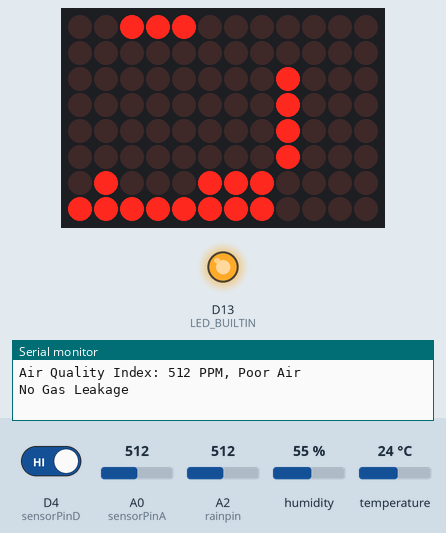
Recording of a sketch running on a simulated Arduino Uno R4 WiFi. Parts: 12×8 LED matrix, output pins drawn as LEDs (lit = HIGH), the last lines printed to the serial monitor. The test bench sets the inputs (shaded band); at power-on: A0 (sensorPinA) = 512, D4 (sensorPinD) HIGH, A2 (rainpin) = 512, humidity 55 %, temperature 24 °C.

Above: at 1.36 s.
1.4 s: A0 (sensorPinA) set to 419
4.7 s: A0 (sensorPinA) set to 382
At 5.4 s:
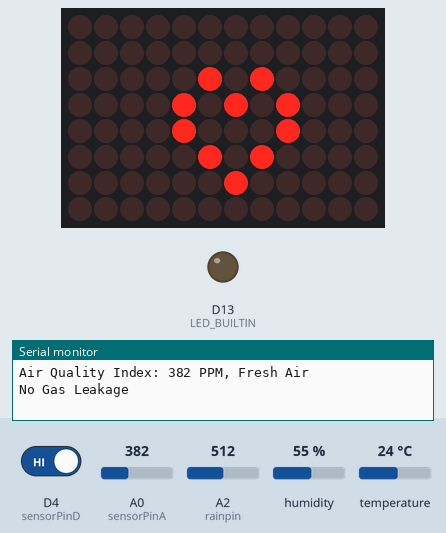
11.6 s: A0 (sensorPinA) set to 410
At 13.0 s:
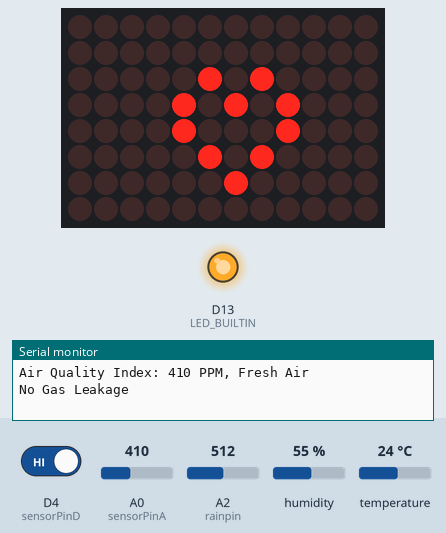
14.9 s: A0 (sensorPinA) set to 390
At 16.3 s:
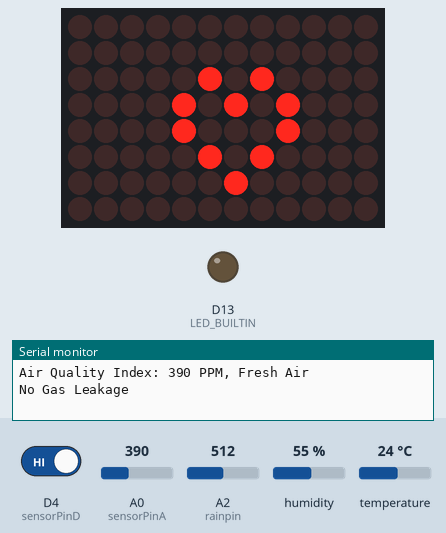
Timing chart, 0 to 17.9 s (numbered marks = the images above; inputs shaded):
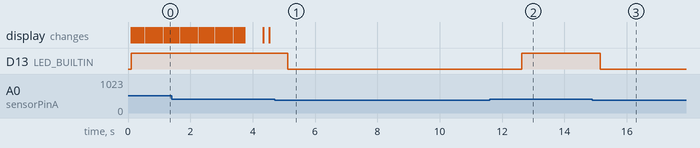

Measured:
- the behaviour switches between 401 and 400 on A0 (sensorPinA) (found by bisection; images 0 and 1)
- after the input at 4.7 s, D13 (LED_BUILTIN): HIGH → LOW after 0.42 s
- after the input at 11.6 s, D13 (LED_BUILTIN): LOW → HIGH after 1.0 s
- after the input at 14.9 s, D13 (LED_BUILTIN): HIGH → LOW after 0.24 s

The sketch:

Weather_Station.ino
```cpp
#include <Wire.h>
#include "Arduino_LED_Matrix.h"
#include <stdint.h>
#include "DHT.h"
#define DHTTYPE DHT22

unsigned long delayTime = 2500;


int DHTPin = 2;
int sensorPinA=A0;
int sensorPinD=4;
int sensorDataD;
int sensorDataA;
int rainpin=A2;
DHT dht(DHTPin, DHTTYPE);
int rain;
float Humidity;
float Temperature;
float Temp_Fahrenheit;

ArduinoLEDMatrix matrix;

const uint32_t frames[][4] = {
  {
    0xe0000000,
    0x0,
    0x0,
    66
  },
  {
    0x400e0000,
    0x0,
    0x0,
    66
  },
  {
    0x400e0,
    0x0,
    0x0,
    66
  },
  {
    0x40,
    0xe000000,
    0x0,
    66
  },
  {
    0x3000000,
    0x400e000,
    0x0,
    66
  },
  {
    0x3003000,
    0x400e,
    0x0,
    66
  },
  {
    0x3003,
    0x4,
    0xe00000,
    66
  },
  {
    0x3,
    0x300000,
    0x400e00,
    66
  },
  {
    0x0,
    0x300300,
    0x400e00,
    66
  },
  {
    0x1c000000,
    0x300,
    0x30400e00,
    66
  },
  {
    0x401c000,
    0x0,
    0x30430e00,
    66
  },
  {
    0x401c,
    0x0,
    0x430e30,
    66
  },
  {
    0x4,
    0x1c00000,
    0x430e30,
    66
  },
  {
    0x0,
    0x401c00,
    0x430e30,
    66
  },
  {
    0x800000,
    0x401,
    0xc0430e30,
    66
  },
  {
    0x800800,
    0x0,
    0x405f0e30,
    66
  },
  {
    0x800800,
    0x80000000,
    0x470ff0,
    66
  },
  {
    0x800800,
    0x80080000,
    0x470ff0,
    66
  },
  {
    0x800,
    0x80080080,
    0x470ff0,
    66
  },
  {
    0x38000000,
    0x80080080,
    0x8470ff0,
    66
  },
  {
    0x10038000,
    0x80080,
    0x8478ff0,
    66
  },
  {
    0x10038,
    0x80,
    0x8478ff8,
    66
  },
  {
    0x700010,
    0x3800080,
    0x8478ff8,
    66
  },
  {
    0x400700,
    0x1003880,
    0x8478ff8,
    66
  },
  {
    0x400,
    0x70001083,
    0x88478ff8,
    66
  },
  {
    0xf000000,
    0x40070081,
    0x87f8ff8,
    66
  },
  {
    0xf000,
    0x400f1,
    0x87f8ff8,
    66
  },
  {
    0x8000000f,
    0xc1,
    0xf7f8ff8,
    66
  },
  {
    0xc0080000,
    0xf00081,
    0xc7ffff8,
    66
  },
  {
    0x400c0080,
    0xf81,
    0x87fcfff,
    66
  },
  {
    0x3400c0,
    0x8000081,
    0xf87fcfff,
    66
  },
  {
    0x20200340,
    0xc008081,
    0xf87fcfff,
    66
  },
  {
    0x38220200,
    0x3400c089,
    0xf87fcfff,
    66
  },
  {
    0x38220,
    0x2003408d,
    0xf8ffcfff,
    66
  },
  {
    0x86100038,
    0x220240bd,
    0xf8ffcfff,
    66
  },
  {
    0xec186100,
    0x38260ad,
    0xfbffcfff,
    66
  },
  {
    0x3ec186,
    0x100078af,
    0xfaffffff,
    66
  },
  {
    0x114003ec,
    0x186178af,
    0xfaffffff,
    66
  },
  {
    0x3b411400,
    0x3ec1febf,
    0xfaffffff,
    66
  },
  {
    0x143b411,
    0x4ec3febf,
    0xfbffffff,
    66
  },
  {
    0xc040143b,
    0x4fd7febf,
    0xfbffffff,
    66
  },
  {
    0xc60c0439,
    0x4ff7ffff,
    0xfbffffff,
    66
  },
  {
    0x33c60f9,
    0x4ff7ffff,
    0xffffffff,
    66
  },
  {
    0x3cbc33ff,
    0x4ff7ffff,
    0xffffffff,
    66
  },
  {
    0x8ffbff,
    0x7ff7ffff,
    0xffffffff,
    66
  },
  {
    0xf0cffbff,
    0xfff7ffff,
    0xffffffff,
    66
  },
  {
    0xfe1fffff,
    0xffffffff,
    0xffffffff,
    66
  },
  {
    0xffffffff,
    0xffffffff,
    0xffffffff,
    66
  },
  {
    0x7fffffff,
    0xffffffff,
    0xfffff7ff,
    66
  },
  {
    0x3fe7ffff,
    0xffffffff,
    0xff7ff3fe,
    66
  },
  {
    0x1fc3fe7f,
    0xfffffff7,
    0xff3fe1fc,
    66
  },
  {
    0xf81fc3f,
    0xe7ff7ff3,
    0xfe1fc0f8,
    66
  },
  {
    0x500f81f,
    0xc3fe3fe1,
    0xfc0f8070,
    66
  },
  {
    0x500f,
    0x81fc1fc0,
    0xf8070020,
    66
  },
  {
    0x5,
    0xf80f80,
    0x70020000,
    66
  },
  {
    0x5,
    0xa80880,
    0x50020000,
    600
  },
  {
    0xd812,
    0x41040880,
    0x50020000,
    200
  },
  {
    0x5,
    0xa80880,
    0x50020000,
    0xFFFFFFFF
  }
};


bool checkForRain() {
  int rainSensorValue = analogRead(rainpin);
  int rainThreshold = 500;
  return rainSensorValue > rainThreshold;
}

// Function to read air quality index
int readAirQualityIndex() {
  int sensorDataA = analogRead(sensorPinA);
  digitalWrite(13, sensorDataA > 400 ? HIGH : LOW);
  return sensorDataA;
}

// Function to display air quality information
void displayAirQuality(int airQualityIndex) {
  Serial.print(F("Air Quality Index: "));
  Serial.print(airQualityIndex, DEC);
  Serial.print(" PPM");
  if (airQualityIndex < 500) {
    Serial.println(", Fresh Air");
  } else if (airQualityIndex > 500 && airQualityIndex <= 1000) {
    Serial.println(", Poor Air");
  } else if (airQualityIndex > 1000) {
    Serial.println(", Very Poor Air");
  }
}

// Function to check for gas leak
bool checkForGasLeak() {
  return digitalRead(sensorPinD) == LOW;
}

void setup() {
  Serial.begin(115200);
  pinMode(sensorPinD, INPUT);
  pinMode(DHTPin, INPUT);
  pinMode(sensorPinA, INPUT);
  pinMode(rainpin, INPUT);
  pinMode(LED_BUILTIN, OUTPUT);
  dht.begin();
  delay(100);
  matrix.loadSequence(frames);
  matrix.begin();
  matrix.autoscroll(300);
  matrix.play(true);
}

void loop() {
  if (checkForRain()) {
    Serial.println("Rain detected.");
    digitalWrite(LED_BUILTIN, HIGH);
  } else {
    digitalWrite(LED_BUILTIN, LOW);
  }

  Humidity = dht.readHumidity();
  Temperature = dht.readTemperature();
  Temp_Fahrenheit = dht.readTemperature(true);
  float hic = dht.computeHeatIndex(Temperature, Humidity, false);

  if (isnan(Humidity) || isnan(Temperature) || isnan(Temp_Fahrenheit)) {
    Serial.println(F("Unable to find DHT Sensor. Check Connection!"));
    return;
  }

  Serial.print(F("Humidity: "));
  Serial.print(Humidity);
  Serial.print(F("%  Temperature: "));
  Serial.print(Temperature);
  Serial.print(F("°C | "));
  Serial.print(Temp_Fahrenheit);
  Serial.print(F("°F Heat index: "));
  Serial.print(hic);
  Serial.println(F("°C "));

  int airQualityIndex = readAirQualityIndex();
  displayAirQuality(airQualityIndex);

  if (checkForGasLeak()) {
    Serial.println("Gas Leak Found");
    Serial.print("AD: ");
    Serial.print(airQualityIndex * 3.3 / 1024);
    Serial.println(" V");
  } else {
    Serial.println("No Gas Leakage");
  }

  delay(delayTime);
}
```
